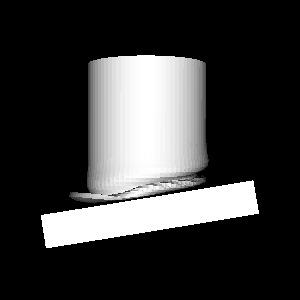

Source code (Python):
#!/usr/bin/env python
# Demonstrate vtkTemporalInterpolator with resample factor mode on can.ex2.

import os

import vtkmodules.vtkInteractionStyle  # noqa: F401
import vtkmodules.vtkRenderingOpenGL2  # noqa: F401

from vtkmodules.vtkFiltersGeometry import vtkCompositeDataGeometryFilter
from vtkmodules.vtkFiltersHybrid import vtkTemporalInterpolator
from vtkmodules.vtkIOIOSS import vtkIOSSReader
from vtkmodules.vtkRenderingCore import (
    vtkActor,
    vtkPolyDataMapper,
    vtkRenderWindow,
    vtkRenderWindowInteractor,
    vtkRenderer,
)

data_dir = os.environ.get("VPE_DATA_DIR", os.path.dirname(os.path.abspath(__file__)))

# Read temporal Exodus data
reader = vtkIOSSReader()
reader.SetFileName(os.path.join(data_dir, "can.ex2"))

# Temporal interpolation with resample factor
interpolator = vtkTemporalInterpolator()
interpolator.SetResampleFactor(2)
interpolator.SetInputConnection(reader.GetOutputPort())

# Convert composite data to polydata
geom = vtkCompositeDataGeometryFilter()
geom.SetInputConnection(interpolator.GetOutputPort())
geom.UpdateTimeStep(0.001)

mapper = vtkPolyDataMapper()
mapper.SetInputDataObject(geom.GetOutputDataObject(0))

actor = vtkActor()
actor.SetMapper(mapper)

renderer = vtkRenderer()
renderer.AddActor(actor)

render_window = vtkRenderWindow()
render_window.AddRenderer(renderer)
render_window.SetWindowName("temporal interpolator factor mode")

interactor = vtkRenderWindowInteractor()
interactor.SetRenderWindow(render_window)

# Scene
renderer.ResetCamera()
renderer.GetActiveCamera().Elevation(90)

interactor.Initialize()
interactor.Start()
